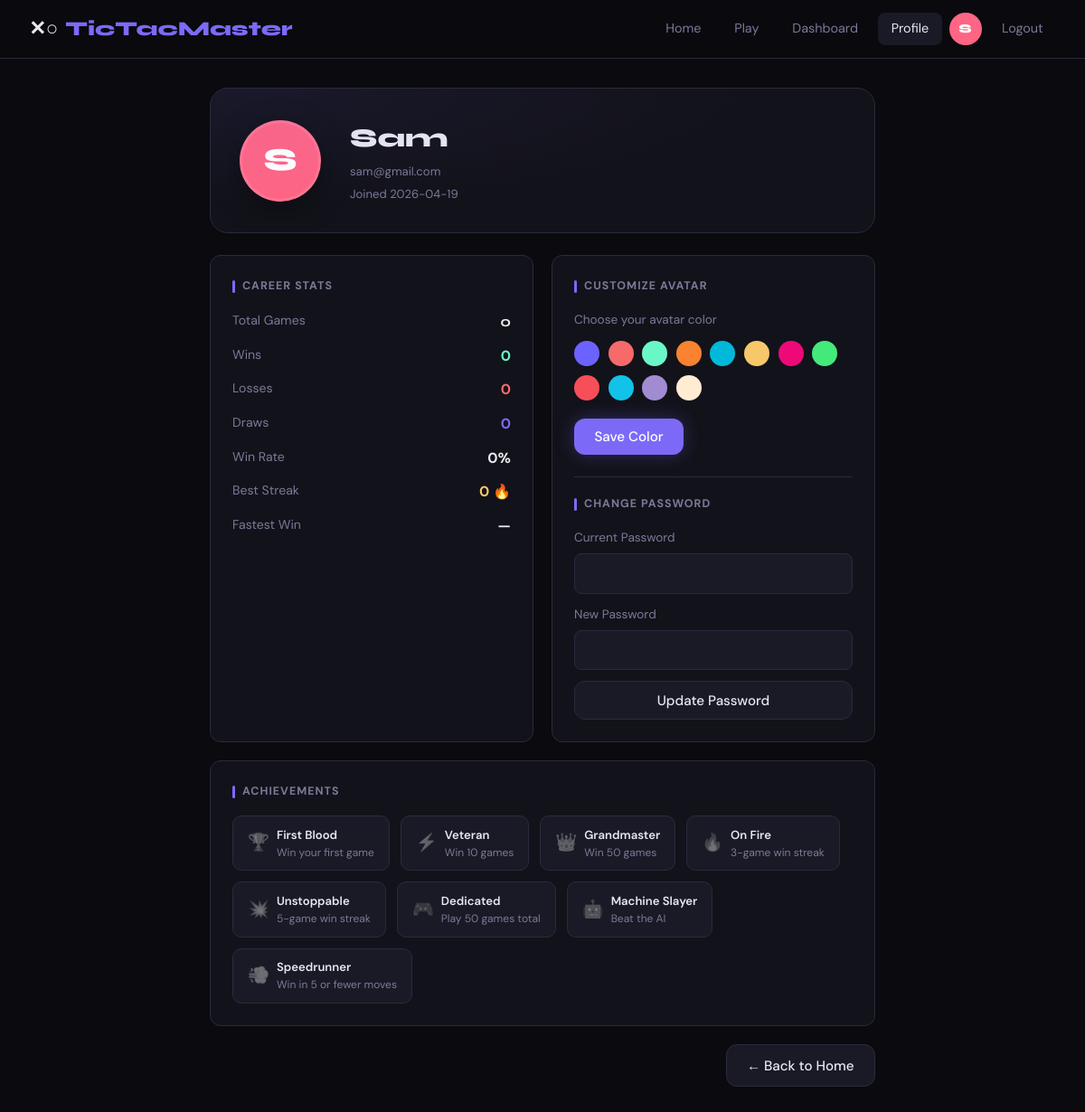
Screenshot of /profile (signed in) with the database file from the repository.
### tables this page shows
CREATE TABLE users (
            id INTEGER PRIMARY KEY AUTOINCREMENT,
            username TEXT UNIQUE NOT NULL,
            email TEXT UNIQUE NOT NULL,
            password_hash TEXT NOT NULL,
            avatar_color TEXT DEFAULT '#6c63ff',
            created_at TIMESTAMP DEFAULT CURRENT_TIMESTAMP
        );

CREATE TABLE player_stats (
            id INTEGER PRIMARY KEY AUTOINCREMENT,
            user_id INTEGER UNIQUE NOT NULL,
            total_games INTEGER DEFAULT 0,
            wins INTEGER DEFAULT 0,
            losses INTEGER DEFAULT 0,
            draws INTEGER DEFAULT 0,
            pvp_wins INTEGER DEFAULT 0,
            pvp_losses INTEGER DEFAULT 0,
            pvp_draws INTEGER DEFAULT 0,
            pvc_wins INTEGER DEFAULT 0,
            pvc_losses INTEGER DEFAULT 0,
            pvc_draws INTEGER DEFAULT 0,
            win_streak INTEGER DEFAULT 0,
            max_win_streak INTEGER DEFAULT 0,
            total_moves INTEGER DEFAULT 0,
            fastest_win_moves INTEGER DEFAULT 999,
            updated_at TIMESTAMP DEFAULT CURRENT_TIMESTAMP,
            FOREIGN KEY (user_id) REFERENCES users(id)
        );

### app.py (the view, shortened to what this page needs)
@app.route('/profile', methods=['GET', 'POST'])
@login_required
def profile():
    from auth import verify_password, hash_password
    from database.models import get_db
    success = None
    error = None
    user = get_user_by_id(session['user_id'])
    stats = get_player_stats(session['user_id'])
    return render_template('profile.html', user=user, stats=stats,
                           success=success, error=error)

### app.py (called while the page is built)
def login_required(f):
    from functools import wraps
    @wraps(f)
    def decorated(*args, **kwargs):
        if 'user_id' not in session:
            return redirect(url_for('login'))
        return f(*args, **kwargs)
    return decorated

### auth.py (called while the page is built)
def get_user_by_id(user_id: int) -> dict | None:
    conn = get_db()
    c = conn.cursor()
    try:
        c.execute('SELECT id, username, email, avatar_color, created_at FROM users WHERE id = ?', (user_id,))
        row = c.fetchone()
        return dict(row) if row else None
    finally:
        conn.close()

### database/models.py (called while the page is built)
def get_db():
    conn = sqlite3.connect(DB_PATH)
    conn.row_factory = sqlite3.Row
    return conn

### game_service.py (called while the page is built)
def get_player_stats(user_id: int) -> dict:
    conn = get_db()
    c = conn.cursor()
    try:
        c.execute('SELECT * FROM player_stats WHERE user_id = ?', (user_id,))
        row = c.fetchone()
        if not row:
            return {}
        stats = dict(row)
        total = stats['total_games']
        stats['win_rate'] = round(stats['wins'] / total * 100, 1) if total else 0
        return stats
    finally:
        conn.close()

### templates/profile.html (shortened to what this page needs)
{% extends 'base.html' %}
{% block body %}
<div class="profile-wrap">
    <div class="profile-hero">
        <div class="profile-big-avatar" id="bigAvatar"
             style="background:{{ user.avatar_color }}">
            {{ user.username[0].upper() }}
        </div>
        <div>
            <div class="profile-name">{{ user.username }}</div>
            <div class="profile-joined">{{ user.email }}</div>
            <div class="profile-joined" style="margin-top:0.25rem;">
                Joined {{ user.created_at[:10] }}
            </div>
        </div>
    </div>
    <div class="grid-2" style="gap:1.25rem; margin-bottom:1.25rem;">
        <div class="card">
            <div class="section-hdr">Career Stats</div>
            <div style="display:flex; flex-direction:column; gap:0.75rem;">
                {% set total = stats.total_games or 0 %}
                <div style="display:flex; justify-content:space-between;">
                    <span class="text-muted" style="font-size:0.88rem;">Total Games</span>
                    <span style="font-weight:700; font-family:var(--font-display);">{{ total }}</span>
                </div>
                <div style="display:flex; justify-content:space-between;">
                    <span class="text-muted" style="font-size:0.88rem;">Wins</span>
                    <span style="font-weight:700; color:var(--accent3);">{{ stats.wins or 0 }}</span>
                </div>
                <div style="display:flex; justify-content:space-between;">
                    <span class="text-muted" style="font-size:0.88rem;">Losses</span>
                    <span style="font-weight:700; color:var(--accent2);">{{ stats.losses or 0 }}</span>
                </div>
                <div style="display:flex; justify-content:space-between;">
                    <span class="text-muted" style="font-size:0.88rem;">Draws</span>
                    <span style="font-weight:700; color:var(--accent);">{{ stats.draws or 0 }}</span>
                </div>
                <div style="display:flex; justify-content:space-between;">
                    <span class="text-muted" style="font-size:0.88rem;">Win Rate</span>
                    <span style="font-weight:700;">{{ stats.win_rate or 0 }}%</span>
                </div>
                <div style="display:flex; justify-content:space-between;">
                    <span class="text-muted" style="font-size:0.88rem;">Best Streak</span>
                    <span style="font-weight:700; color:var(--gold);">{{ stats.max_win_streak or 0 }} 🔥</span>
                </div>
                <div style="display:flex; justify-content:space-between;">
                    <span class="text-muted" style="font-size:0.88rem;">Fastest Win</span>
                    <span style="font-weight:700;">
                        {% if stats.fastest_win_moves and stats.fastest_win_moves != 999 %}
                            {{ stats.fastest_win_moves }} moves
                        {% else %}—{% endif %}
                    </span>
                </div>
            </div>
        </div>
        <div class="card">
            <div class="section-hdr">Customize Avatar</div>
            <div style="font-size:0.85rem; color:var(--text-muted); margin-bottom:0.75rem;">
                Choose your avatar color
            </div>
            <form method="POST" action="{{ url_for('profile') }}">
                <div class="color-picker-row" id="colorPicker">
                    {% set colors = ['#6c63ff','#f76a6a','#6af7c8','#fa8231','#00b8d9','#f7c86a','#ee0979','#43e97b','#f64f59','#12c2e9','#a18cd1','#ffecd2'] %}
                    {% for c in colors %}
                    <div class="color-swatch {% if c == user.avatar_color %}selected{% endif %}"
                         style="background:{{ c }};"
                         data-color="{{ c }}"
                         onclick="pickColor(this, '{{ c }}')">
                    </div>
                    {% endfor %}
                </div>
                <button type="submit" class="btn btn-primary" style="margin-top:1.25rem;">
                    Save Color
                </button>
            </form>
            <div style="margin-top:1.5rem; padding-top:1.25rem; border-top:1px solid var(--border);">
                <div class="section-hdr">Change Password</div>
                <form method="POST" action="{{ url_for('profile') }}" style="display:flex; flex-direction:column; gap:0.75rem;">
                    <div class="input-group">
                        <label>Current Password</label>
                        <input type="password" name="current_password" required>
                    </div>
                    <div class="input-group">
                        <label>New Password</label>
                        <input type="password" name="new_password" required minlength="6">
                    </div>
                    <button type="submit" class="btn btn-secondary">Update Password</button>
                </form>
            </div>
        </div>
    </div>
    <div class="card">
        <div class="section-hdr">Achievements</div>
        <div class="achievements">
            {% set w = stats.wins or 0 %}
            {% set streak = stats.max_win_streak or 0 %}
            {% set total = stats.total_games or 0 %}
            <div class="achievement {% if w >= 1 %}earned{% endif %}">
                <span class="ach-icon">🏆</span>
                <div>
                    <div class="ach-name">First Blood</div>
                    <div class="ach-desc">Win your first game</div>
                </div>
            </div>
            <div class="achievement {% if w >= 10 %}earned{% endif %}">
                <span class="ach-icon">⚡</span>
                <div>
                    <div class="ach-name">Veteran</div>
                    <div class="ach-desc">Win 10 games</div>
                </div>
            </div>
            <div class="achievement {% if w >= 50 %}earned{% endif %}">
                <span class="ach-icon">👑</span>
                <div>
                    <div class="ach-name">Grandmaster</div>
                    <div class="ach-desc">Win 50 games</div>
                </div>
            </div>
            <div class="achievement {% if streak >= 3 %}earned{% endif %}">
                <span class="ach-icon">🔥</span>
                <div>
                    <div class="ach-name">On Fire</div>
                    <div class="ach-desc">3-game win streak</div>
                </div>
            </div>
            <div class="achievement {% if streak >= 5 %}earned{% endif %}">
                <span class="ach-icon">💥</span>
                <div>
                    <div class="ach-name">Unstoppable</div>
                    <div class="ach-desc">5-game win streak</div>
                </div>
            </div>
            <div class="achievement {% if total >= 50 %}earned{% endif %}">
                <span class="ach-icon">🎮</span>
                <div>
                    <div class="ach-name">Dedicated</div>
                    <div class="ach-desc">Play 50 games total</div>
                </div>
            </div>
            <div class="achievement {% if stats.pvc_wins and stats.pvc_wins >= 1 %}earned{% endif %}">
                <span class="ach-icon">🤖</span>
                <div>
                    <div class="ach-name">Machine Slayer</div>
                    <div class="ach-desc">Beat the AI</div>
                </div>
            </div>
            <div class="achievement {% if stats.fastest_win_moves and stats.fastest_win_moves <= 5 %}earned{% endif %}">
                <span class="ach-icon">💨</span>
                <div>
                    <div class="ach-name">Speedrunner</div>
                    <div class="ach-desc">Win in 5 or fewer moves</div>
                </div>
            </div>
        </div>
    </div>
    <div style="margin-top:1.25rem; text-align:right;">
        <a href="{{ url_for('home') }}" class="btn btn-secondary">← Back to Home</a>
    </div>
</div>
{% endblock %}

### templates/base.html (style rules this page uses)
:root { --bg: #0a0a0f; --surface: #12121a; --surface2: #1a1a26; --border: #2a2a3d; --accent: #7c6af7; --accent2: #f76a6a; --accent3: #6af7c8; --text: #e8e8f0; --text-muted: #7a7a99; --x-color: #f76a6a; --o-color: #6af7c8; --gold: #f7c86a; --font-display: 'Syne', sans-serif; --font-body: 'DM Sans', sans-serif; --radius: 12px; --shadow: 0 8px 32px rgba(0,0,0,0.4); }
* { box-sizing: border-box; margin: 0; padding: 0; }
html { scroll-behavior: smooth; }
body { background: var(--bg); color: var(--text); font-family: var(--font-body); min-height: 100vh; line-height: 1.6; }
.btn { display: inline-flex; align-items: center; justify-content: center; gap: 0.5rem; padding: 0.65rem 1.4rem; border-radius: var(--radius); font-family: var(--font-body); font-size: 0.95rem; font-weight: 500; cursor: pointer; border: none; transition: all 0.2s; text-decoration: none; }
.btn-primary { background: var(--accent); color: white; box-shadow: 0 0 20px rgba(124,106,247,0.3); }
.btn-secondary { background: var(--surface2); color: var(--text); border: 1px solid var(--border); }
.card { background: var(--surface); border: 1px solid var(--border); border-radius: var(--radius); padding: 1.5rem; }
.input-group { display: flex; flex-direction: column; gap: 0.4rem; }
.input-group label { font-size: 0.85rem; color: var(--text-muted); }
.input-group input, .input-group select { background: var(--surface2); border: 1px solid var(--border); border-radius: 8px; color: var(--text); padding: 0.7rem 1rem; font-size: 0.95rem; font-family: var(--font-body); outline: none; transition: border-color 0.2s; }
.grid-2 { display: grid; grid-template-columns: 1fr 1fr; gap: 1rem; }
.text-muted { color: var(--text-muted); }

### templates/profile.html (style rules this page uses)
.profile-wrap { max-width: 800px; margin: auto; padding: 2rem; }
.profile-hero { background: var(--surface); border: 1px solid var(--border); border-radius: 20px; padding: 2rem; display: flex; gap: 2rem; align-items: center; margin-bottom: 1.5rem; position: relative; overflow: hidden; }
.profile-hero::before { content: ''; position: absolute; inset: 0; background: radial-gradient(ellipse at top left, rgba(124,106,247,0.08), transparent 60%); pointer-events: none; }
.profile-big-avatar { width: 90px; height: 90px; border-radius: 50%; display: flex; align-items: center; justify-content: center; font-family: var(--font-display); font-size: 2.2rem; font-weight: 800; color: white; flex-shrink: 0; border: 3px solid rgba(255,255,255,0.1); box-shadow: 0 8px 32px rgba(0,0,0,0.4); }
.profile-name { font-family: var(--font-display); font-size: 1.8rem; font-weight: 800; margin-bottom: 0.2rem; }
.profile-joined { font-size: 0.82rem; color: var(--text-muted); }
.color-picker-row { display: flex; flex-wrap: wrap; gap: 0.6rem; margin-top: 0.75rem; }
.color-swatch { width: 28px; height: 28px; border-radius: 50%; cursor: pointer; border: 2px solid transparent; transition: all 0.15s; }
.achievements { display: flex; flex-wrap: wrap; gap: 0.75rem; margin-top: 0.75rem; }
.achievement { background: var(--surface2); border: 1px solid var(--border); border-radius: 10px; padding: 0.6rem 1rem; display: flex; align-items: center; gap: 0.5rem; font-size: 0.82rem; }
.ach-icon { font-size: 1.2rem; filter: grayscale(1) opacity(0.4); }
.ach-name { font-weight: 600; }
.ach-desc { color: var(--text-muted); font-size: 0.75rem; }
.section-hdr { font-size: 0.78rem; font-weight: 700; color: var(--text-muted); text-transform: uppercase; letter-spacing: 0.08em; margin-bottom: 1rem; display: flex; align-items: center; gap: 0.5rem; }
.section-hdr::before { content: ''; display: block; width: 3px; height: 14px; background: var(--accent); border-radius: 2px; }

### rows the page displays
users: username "S", username "Sam", email "sam@gmail.com", created_at "2026-04-19"
player_stats: wins "0", losses "0", draws "0", max_win_streak "0", total_games 0 (drawn)

### other values shown
{{ session.get('username','?')[0].upper() }} "S"
{{ total }} "0"
{{ stats.win_rate or 0 }} "0"
